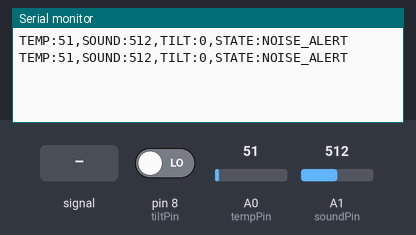
This sketch was run on a simulated Arduino Uno, built with avr-gcc and run on an emulated ATmega328P. Shown: the last lines printed to the serial monitor. The inputs (shaded band) are chosen by the test bench; at power-on: pin 8 (tiltPin) LOW, A0 (tempPin) = 51, A1 (soundPin) = 512.

Above: at 1.8 s.
1.9 s: A1 (soundPin) fed a 200 Hz sine of ±255 counts around its level
At 4.8 s:
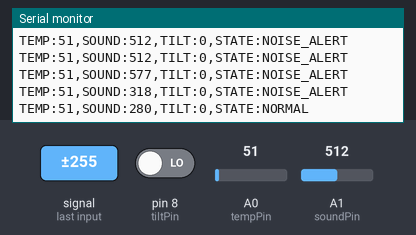
5.5 s: pin 8 (tiltPin) driven HIGH
At 6.8 s:
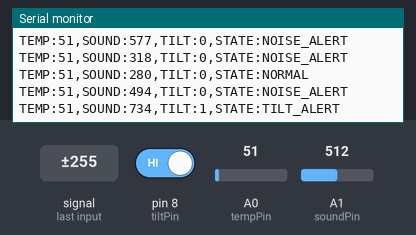
8.5 s: A0 (tempPin) set to 61
At 9.8 s:
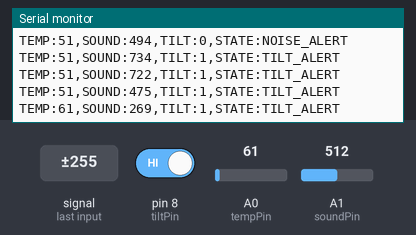
10.0 s: A1 (soundPin) set to 490
At 10.8 s:
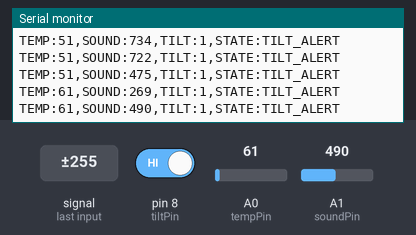
11.5 s: A1 (soundPin) fed a 1000 Hz sine of ±255 counts around its level
At 12.8 s:
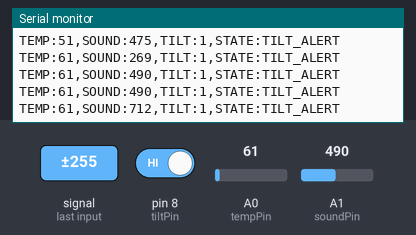
13.0 s: A0 (tempPin) set to 71
At 13.6 s:
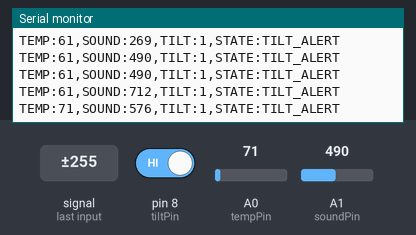
Timing chart, 0 to 15.5 s (numbered marks = the images above; inputs shaded):
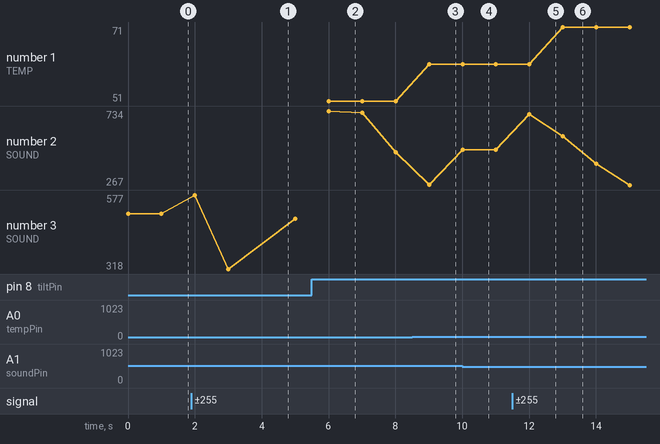

Measured:
- after the input at 1.9 s, the serial monitor: prints a new line after 0.10 s (image 1)
- after the input at 5.5 s, the serial monitor: prints a new line after 0.51 s (image 2)
- after the input at 8.5 s, the serial monitor: prints a new line after 0.51 s (image 3)
- after the input at 10.0 s, the serial monitor: prints a new line at once (image 4)
- after the input at 11.5 s, the serial monitor: prints a new line after 0.51 s (image 5)
- after the input at 13.0 s, the serial monitor: prints a new line at once (image 6)
- plotted number 1: 51 → 61 after the input at 8.5 s, 61 → 71 after the input at 13.0 s
- plotted number 2: 269 → 490 after the input at 10.0 s, 490 → 712 after the input at 11.5 s

The sketch:

firmware.ino
```cpp
int tempPin = A0;
int soundPin = A1;
int tiltPin = 8;

void setup() {
  Serial.begin(9600);
  pinMode(tiltPin, INPUT);
}

String detectState(int temp, int sound, int tilt) {
  if (tilt == 1) return "TILT_ALERT";
  if (sound > 300) return "NOISE_ALERT";
  if (temp > 500) return "TEMP_HIGH";
  return "NORMAL";
}

void loop() {
  int temp = analogRead(tempPin);
  int sound = analogRead(soundPin);
  int tilt = digitalRead(tiltPin);

  String state = detectState(temp, sound, tilt);

  Serial.print("TEMP:");
  Serial.print(temp);
  Serial.print(",SOUND:");
  Serial.print(sound);
  Serial.print(",TILT:");
  Serial.print(tilt);
  Serial.print(",STATE:");
  Serial.println(state);

  delay(1000);
}
```
